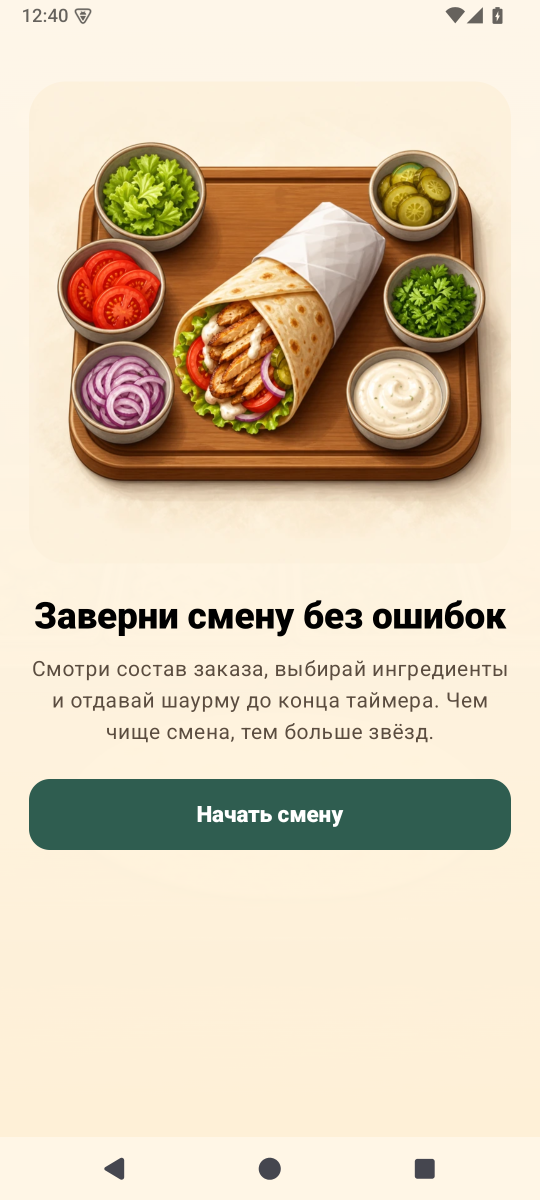
#> input picture fastlane/metadata/android/ru-RU/images/phoneScreenshots/01_onboarding.png, 1080 x 2400 px (shown at 1/2 size)
$ python store_visual_quality_qa.py
#> lines starting #> are read from the running program, lines starting #| are printed output that depends on the picture
#!/usr/bin/env python3
from __future__ import annotations

import hashlib
import json
from dataclasses import dataclass
from datetime import datetime, timezone
from itertools import combinations
from pathlib import Path

from PIL import Image, ImageStat


ROOT = Path(__file__).resolve().parents[1]
REPORT_MD = ROOT / "build/reports/store_visual_quality.md"
REPORT_JSON = ROOT / "build/reports/store_visual_quality.json"

SCREENSHOT_SIZE = (1080, 2400)
ICON_SIZE = (512, 512)
FEATURE_SIZE = (1024, 500)
MIN_SCREENSHOT_BYTES = 120_000
MIN_ICON_BYTES = 80_000
MIN_FEATURE_BYTES = 120_000
MIN_GRAY_STDDEV = 20.0
MIN_THUMB_COLORS = 450
MIN_UPLOAD_HASH_DISTANCE = 350

RESAMPLING = getattr(getattr(Image, "Resampling", Image), "LANCZOS")

UPLOAD_SCREENSHOTS = [
    ("Onboarding", ROOT / "fastlane/metadata/android/ru-RU/images/phoneScreenshots/01_onboarding.png"),
    ("Menu", ROOT / "fastlane/metadata/android/ru-RU/images/phoneScreenshots/02_menu.png"),
    ("Levels", ROOT / "fastlane/metadata/android/ru-RU/images/phoneScreenshots/03_levels.png"),
    ("Gameplay", ROOT / "fastlane/metadata/android/ru-RU/images/phoneScreenshots/04_gameplay.png"),
    ("Result", ROOT / "fastlane/metadata/android/ru-RU/images/phoneScreenshots/05_result.png"),
]
QA_SCREENSHOTS = [
    ("Wrong order", ROOT / "store/screenshots/shawarma_wrong_order.png"),
    ("Endless result", ROOT / "store/screenshots/shawarma_endless_result.png"),
]
PLAY_ICON = ("Play app icon", ROOT / "store/play_icon.png")
FEATURE_GRAPHIC = ("Feature graphic", ROOT / "store/feature_graphic_concept.png")


@dataclass
class Check:
    name: str
    status: str
    detail: str


def rel(path: Path) -> str:
    return path.relative_to(ROOT).as_posix()


def sha256(path: Path) -> str:
    digest = hashlib.sha256()
    with path.open("rb") as handle:
        for chunk in iter(lambda: handle.read(1024 * 1024), b""):
            digest.update(chunk)
    return digest.hexdigest()


def average_hash(gray: Image.Image, size: tuple[int, int]) -> str:
    resized = gray.resize(size, RESAMPLING)
    values = list(resized.getdata())
    average = sum(values) / len(values)
    return "".join("1" if value >= average else "0" for value in values)


def hamming(left: str, right: str) -> int:
    return sum(1 for a, b in zip(left, right) if a != b)


def image_metrics(name: str, path: Path, hash_size: tuple[int, int]) -> dict[str, object]:
#> called with name = 'Onboarding', hash_size = (32, 64)
    if not path.exists():
        raise FileNotFoundError(rel(path))
    with Image.open(path) as source:
#> source is the input picture: PIL image 1080x2400 RGB; mean R, G, B 218.3, 202.8, 178.2
        rgb = source.convert("RGB")
        gray = source.convert("L")
        thumb = rgb.resize((64, 128), RESAMPLING)
        colors = thumb.getcolors(maxcolors=(64 * 128) + 1)
#> colors = 2582 items
        return {
            "name": name,
            "path": rel(path),
            "bytes": path.stat().st_size,
            "sha256": sha256(path),
            "width": source.size[0],
            "height": source.size[1],
            "mode": source.mode,
            "grayStddev": round(float(ImageStat.Stat(gray).stddev[0]), 2),
            "thumbnailColors": len(colors) if colors is not None else 64 * 128,
            "averageHash": average_hash(gray, hash_size),
        }
#> in average_hash, `values = list(resized.getdata())`: values = 2048 values, max 255 at index 996, min 27 at index 533, mean 204.4
#> in average_hash, `average = sum(values) / len(values)`: average = 204.4


# [128 lines left out: functions validate_image, upload_uniqueness, write_reports, not called in this run]


def main() -> None:
    checks: list[Check] = []
    upload_metrics = [
        image_metrics(name, path, hash_size=(32, 64))
        for name, path in UPLOAD_SCREENSHOTS
    ]
#> call 2 of image_metrics, with name = 'Menu', hash_size = (32, 64)
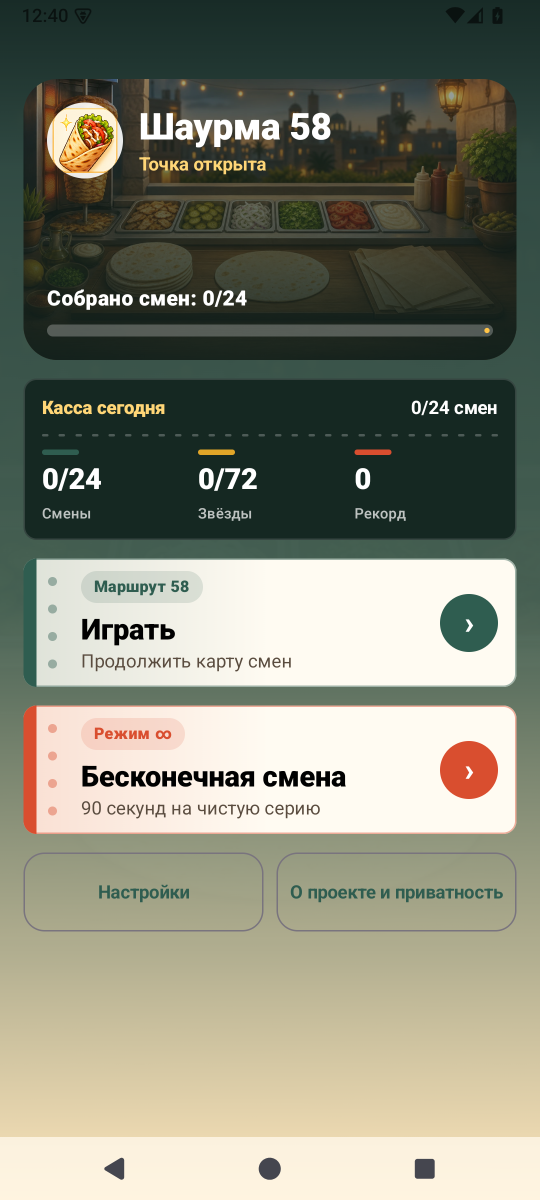
#> input picture fastlane/metadata/android/ru-RU/images/phoneScreenshots/02_menu.png, 1080 x 2400 px (shown at 1/2 size)
#> in image_metrics, source is the input picture: PIL image 1080x2400 RGB; mean R, G, B 132.1, 133.9, 117.5
#> in image_metrics (call 2), `colors = thumb.getcolors(maxcolors=(64 * 128) + 1)`: colors = 3312 items
#> call 3 of image_metrics, with name = 'Levels', hash_size = (32, 64)
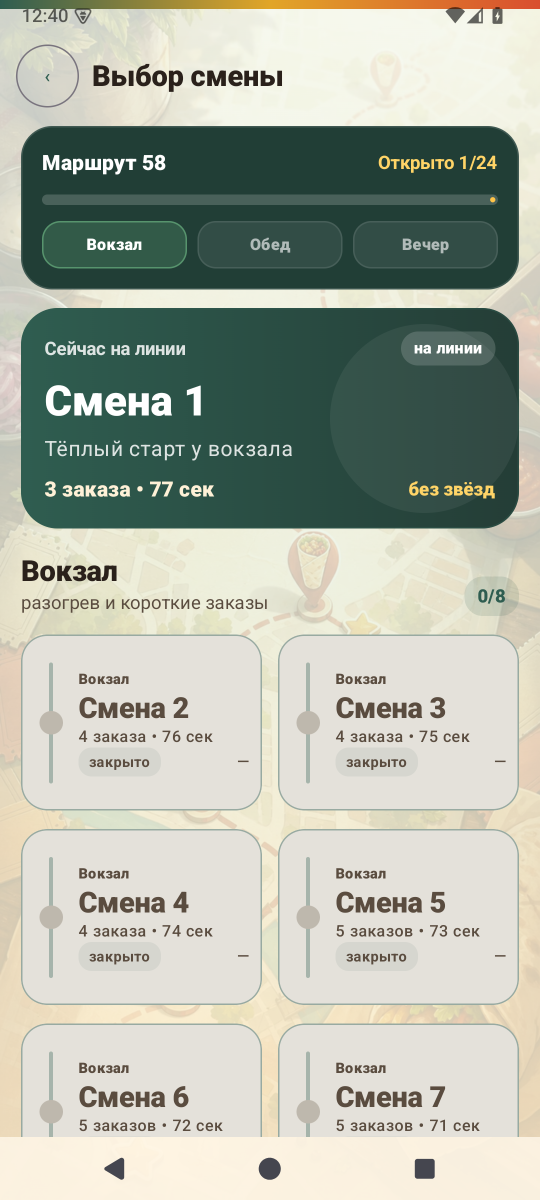
#> input picture fastlane/metadata/android/ru-RU/images/phoneScreenshots/03_levels.png, 1080 x 2400 px (shown at 1/2 size)
#> in image_metrics, source is the input picture: PIL image 1080x2400 RGB; mean R, G, B 173.3, 179.2, 166.5
#> in image_metrics (call 3), `colors = thumb.getcolors(maxcolors=(64 * 128) + 1)`: colors = 3784 items
#> call 4 of image_metrics, with name = 'Gameplay', hash_size = (32, 64)
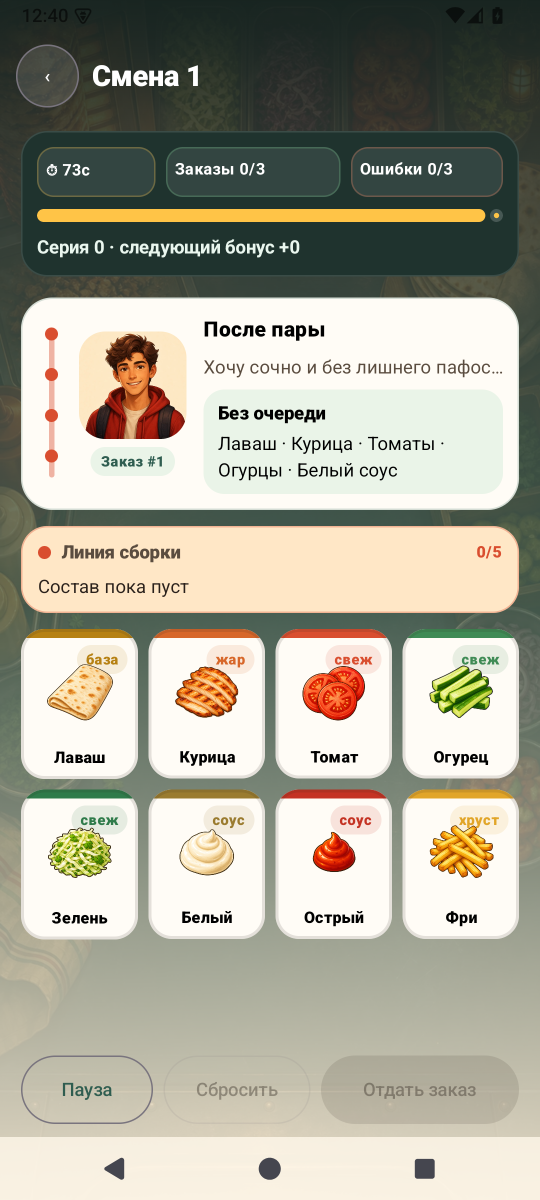
#> input picture fastlane/metadata/android/ru-RU/images/phoneScreenshots/04_gameplay.png, 1080 x 2400 px (shown at 1/2 size)
#> in image_metrics, source is the input picture: PIL image 1080x2400 RGB; mean R, G, B 169.4, 166.8, 151.3
#> in image_metrics (call 4), `colors = thumb.getcolors(maxcolors=(64 * 128) + 1)`: colors = 3939 items
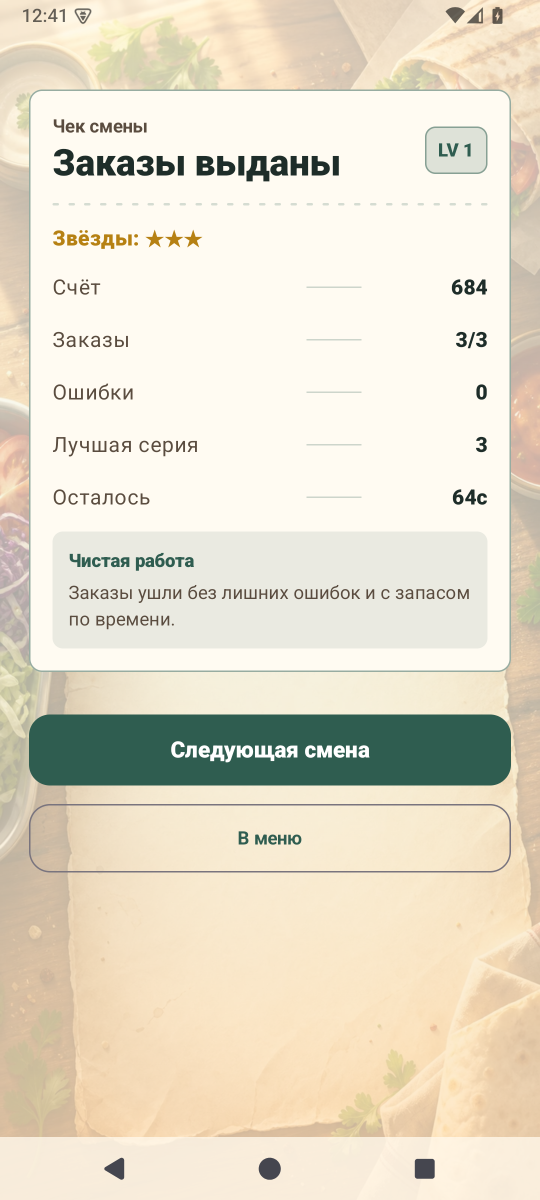
#> input picture fastlane/metadata/android/ru-RU/images/phoneScreenshots/05_result.png, 1080 x 2400 px (shown at 1/2 size)
#> in image_metrics, source is the input picture: PIL image 1080x2400 RGB; mean R, G, B 229.7, 221.8, 203.3
#> in image_metrics (call 5), `colors = thumb.getcolors(maxcolors=(64 * 128) + 1)`: colors = 3334 items
#> upload_metrics = 5 items
    qa_metrics = [
        image_metrics(name, path, hash_size=(32, 64))
        for name, path in QA_SCREENSHOTS
    ]
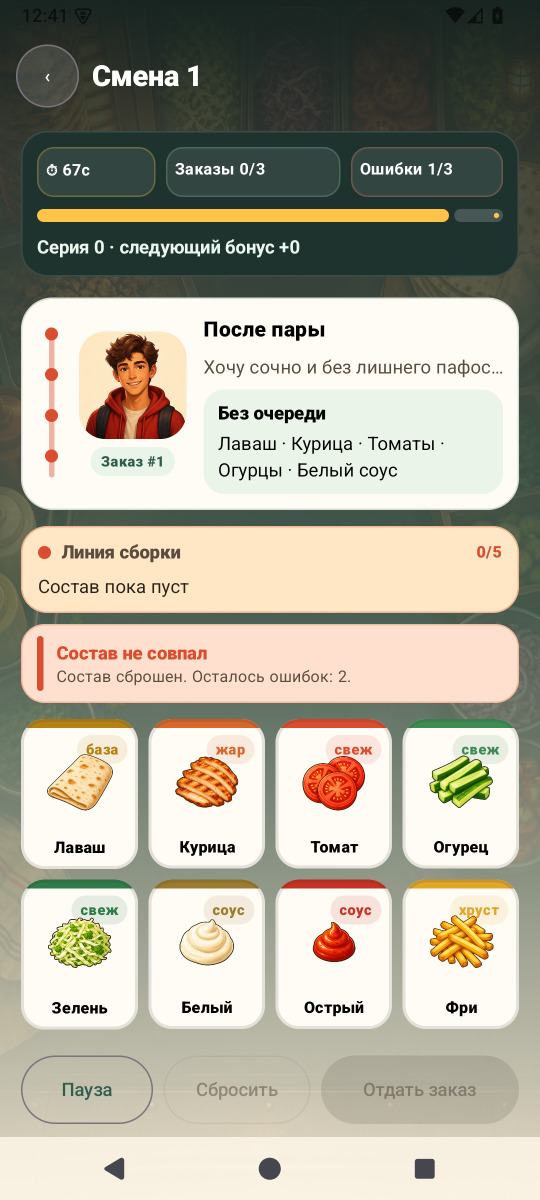
#> input picture store/screenshots/shawarma_wrong_order.png, 1080 x 2400 px (shown at 1/2 size)
#> in image_metrics, source is the input picture: PIL image 1080x2400 RGBA; mean R, G, B, A 174, 169.3, 153.8, 255
#> in image_metrics (call 6), `thumb = rgb.resize((64, 128), RESAMPLING)`:
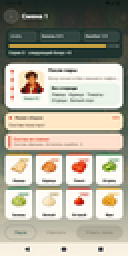
#> thumb: PIL image 64x128 RGB (shown 2 times larger); mean R, G, B 173.1, 169, 153.8
#> in image_metrics (call 6), `colors = thumb.getcolors(maxcolors=(64 * 128) + 1)`: colors = 4034 items
#> in average_hash (call 6), `resized = gray.resize(size, RESAMPLING)`:
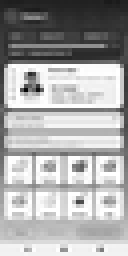
#> resized: PIL image 32x64 L (shown 4 times larger); min 4, max 255, mean 168.4
#> in average_hash (call 6), `values = list(resized.getdata())`: values = 2048 values, max 255 at index 515, min 4 at index 710, mean 168.4
#> in average_hash (call 6), `average = sum(values) / len(values)`: average = 168.4
    icon_metrics = [image_metrics(PLAY_ICON[0], PLAY_ICON[1], hash_size=(32, 32))]
    feature_metrics = [image_metrics(FEATURE_GRAPHIC[0], FEATURE_GRAPHIC[1], hash_size=(32, 16))]

    for metrics in upload_metrics:
        checks.extend(validate_image(metrics, SCREENSHOT_SIZE, MIN_SCREENSHOT_BYTES))
    for metrics in qa_metrics:
        checks.extend(validate_image(metrics, SCREENSHOT_SIZE, MIN_SCREENSHOT_BYTES))
    checks.extend(validate_image(icon_metrics[0], ICON_SIZE, MIN_ICON_BYTES))
    checks.extend(validate_image(feature_metrics[0], FEATURE_SIZE, MIN_FEATURE_BYTES))

    uniqueness_check, pair_distances = upload_uniqueness(upload_metrics)
    checks.append(uniqueness_check)

    images = [*upload_metrics, *qa_metrics, *icon_metrics, *feature_metrics]
    write_reports(checks, images, pair_distances)

    failures = [check for check in checks if check.status == "FAIL"]
    if failures:
        print("Store visual quality QA failed")
        for failure in failures:
            print(f"- {failure.name}: {failure.detail}")
        raise SystemExit(1)

    print(f"Store visual quality QA PASS ({rel(REPORT_MD)}, {rel(REPORT_JSON)})")


if __name__ == "__main__":
#> (the run stopped early here; a loop or call above may not have finished)
